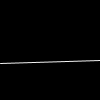
Frame 1 (no input)
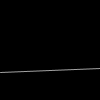
Frame 60 (the mouse pressed at the canvas centre just before this capture)
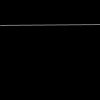
Frame 120 (the mouse held since frame 60 and released just before this capture)

The Processing sketch that drew these frames (run headless with seeded random() and noise(); from frame 60 on, the mouse is pressed at the canvas centre):

// Processing sketch: processing_130596
// ── processing_130596.pde

void setup() {
  size (100,100);
  frameRate(6);
  smooth();
}

void draw() {
  background(0);
  
  float l = random(5,95);
  float r = random(-5,5);
  float c = random(0,255);
  
  stroke(c);
  line(0,l,100,l+r);
}
